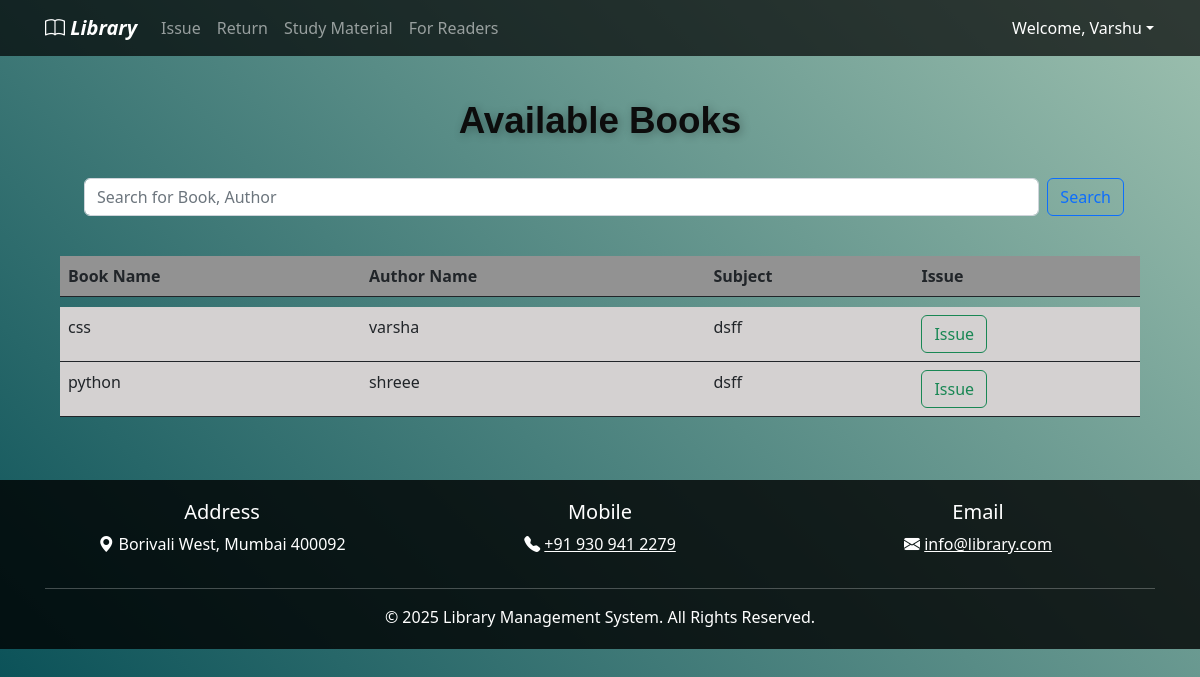
Screenshot of /issue_item/ (signed in) with the database file from the repository.
### elibrary_app/models.py (models this page shows, shortened)
class Book(models.Model):
    book_name = models.CharField(max_length=150)
    author_name = models.CharField(max_length=200)
    quantity = models.IntegerField(default=1)
    subject = models.CharField(max_length=2000)
    book_add_time = models.DateTimeField(default=timezone.now)  # Changed to DateTimeField for both date and time
    book_add_date = models.DateField(default=date.today)
    class Meta:
        constraints = [
            models.UniqueConstraint(fields=["book_name", "author_name"], name="unique_book_author")  # Replaced unique_together with UniqueConstraint
        ]

### elibrary_app/views.py (the view, shortened to what this page needs)
# urls.py: path("issue_item/", views.issue_item, name="issue_item"),  # Book issue page
@login_required(login_url=reverse_lazy("login"))
def issue_item(request):
    my_items = IssuedItem.objects.filter(user_id=request.user, return_date__isnull=True).values_list("book_id", flat=True)
    books = Book.objects.filter(quantity__gt=0).exclude(id__in=my_items)  # Only show books with quantity > 0
    return render(request, "issue_item.html", {'books': books})

### elibrary_app/templates/issue_item.html (shortened to what this page needs)
{% extends 'base.html' %}
{% load static %}
{% block content %}
<center>
<div class="container mt-4">
    <div class="col-md-12">
        <div class="library-title">
            <span class="word">Available</span>
            <span class="word">Books</span>
        </div>
    </div>
</div>
    <div class="input-group container">
        <form class="d-flex search-form w-100 mx-3" method="get" action="/searchproduct/">
            <input type="search" name="q" class="form-control search-input mx-2" placeholder="Search for Book, Author">
            <button class="btn btn-outline-primary" type="submit">Search</button>
          </form>
    </div>
</center>
<br />
<div class="container">
    <table class="table" style="border: none;">
        <thead class="thead-dark">
            <tr style="background-color: rgb(146, 146, 146);">
                <th scope="col">Book Name</th>
                <th scope="col">Author Name</th>
                <th scope="col">Subject</th>
                <th scope="col">Issue</th>
            </tr>
        </thead>
        <tr style="height: 10px;"></tr>
        <tbody id="table_data">
            {% for book in books %}
            <tr style="background-color: rgb(212, 209, 209);">
                 <td>{{ book.book_name }}</td>
                <td>{{ book.author_name }}</td>
                <td>{{ book.subject }}</td>
                <td>
                    <button type="button" class="btn btn-outline-success" data-bs-toggle="modal" data-bs-target="#exampleModal">
                        Issue
                    </button>
                </td>
            </tr>
            {% endfor %}
        </tbody>
    </table>
</div>
{% endblock %}

### elibrary_app/templates/base.html (shortened to what this page needs)
{% load static %}
<!DOCTYPE html>
<html lang="en">
<head>
   <link rel="stylesheet" type="text/css" href="{% static 'css/style.css' %}">
   <link href="https://cdn.jsdelivr.net/npm/bootstrap@5.2.3/dist/css/bootstrap.min.css" rel="stylesheet">
   <link rel="stylesheet" href="https://cdn.jsdelivr.net/npm/bootstrap-icons/font/bootstrap-icons.css">
</head>
<body>
   <nav class="navbar navbar-expand-lg navbar-dark">
       <div class="container">
           <a class="navbar-brand" href="{% url 'home' %}"><i class="bi bi-book"></i>&nbsp;<i>Library</i></a>
           <div class="collapse navbar-collapse" id="navbarNav">
               <ul class="navbar-nav me-auto">
                   {% if user.is_authenticated %}
                   <li class="nav-item"><a class="nav-link" href="{% url 'issue_item' %}">Issue</a></li>
                   <li class="nav-item"><a class="nav-link" href="{% url 'return_item' %}">Return</a></li>
                   <li class="nav-item"><a class="nav-link" href="{% url 'study_material_list' %}">Study Material</a></li>
                   <li class="nav-item"><a class="nav-link" href="{% url 'readers' %}">For Readers</a></li>
                   {% endif %}
               </ul>
               {% if user.is_authenticated %}
               <div class="dropdown nav-item" >
                <button class="btn  nav-link"  type="button" >
                    <a class="nav-link dropdown-toggle" href="#" role="button" data-bs-toggle="dropdown" style="color:var(--bs-navbar-brand-color)">Welcome, {{ request.user.username }}</a>
                    </button>
              </div>
            </div>
               {% endif %}
           </div>
   </nav>
   <div class="container py-5">
       {% block content %}{% endblock %}
   </div>
   <footer class="footer text-center text-white">
       <div class="container">
           <div class="row">
               <div class="col-md-4"><h5>Address</h5><p><i class="bi bi-geo-alt-fill"></i> Borivali West, Mumbai 400092</p></div>
               <div class="col-md-4 "><h5>Mobile</h5><p><i class="bi bi-telephone-fill"></i>
                <a href="tel: +91 930 941 2279"  class="text-white"> +91 930 941 2279</a></p></div>
               <div class="col-md-4"><h5>Email</h5><p><i class="bi bi-envelope-fill"></i>
            <a href="mailto:info@library.com" class="text-white">info@library.com</a>
            </p></div>
           </div>
           <hr class="bg-light">
           <p class="mb-0">&copy; 2025 Library Management System. All Rights Reserved.</p>
       </div>
   </footer>
</body>
</html>

### elibrary_app/static/css/style.css (style rules this page uses)
body { background: linear-gradient(45deg, #024b53,#9dc0af); background-repeat: no-repeat; background-attachment: fixed; color: white; }
.navbar { background: rgba(0, 0, 0, 0.7) !important; }
.navbar-brand { font-weight: bold; font-size: 1.5rem; }
.footer { background: rgba(0, 0, 0, 0.8); padding: 20px 0; }
.library-title { margin-top: -6%; text-align: center; color: rgb(12, 12, 12); padding: 30px; font-family: 'Poppins', sans-serif; transition: transform 0.3s ease-in-out; display: flex; justify-content: center; gap: 10px; }
.word { font-size: 2.3rem; font-weight: bold; text-shadow: 2px 2px 10px rgba(0, 0, 0, 0.3); opacity: 0; transform: translateY(20px); animation: wordFade 1s ease-in-out forwards; }
.word:nth-child(1) { animation-delay: 0.3s; }
.word:nth-child(2) { animation-delay: 0.6s; }
table { border-collapse: separate; border-spacing: 0 10px; }

### elibrary_app/templates/issue_item.html (style rules this page uses)
table { border-collapse: collapse; border-spacing: 0; border-radius: 10px; width: 100%; border: 1px solid #ddd; }
th, td { text-align: left; padding: 16px; }
tr:nth-child(even) { background-color: #f2f2f2; }
tr:nth-child(odd) { background-color: #ffffff; }
.container { width: 100%; padding-right: 15px; padding-left: 15px; margin-right: auto; margin-left: auto; }
.input-group { width: 100%; margin-bottom: 1rem; }

### rows the page displays
Book: book_name "css", author_name "varsha", subject "dsff"
Book: book_name "python", author_name "shreee", subject "dsff"

### other values shown
{{ request.user.username }} "Varshu"
